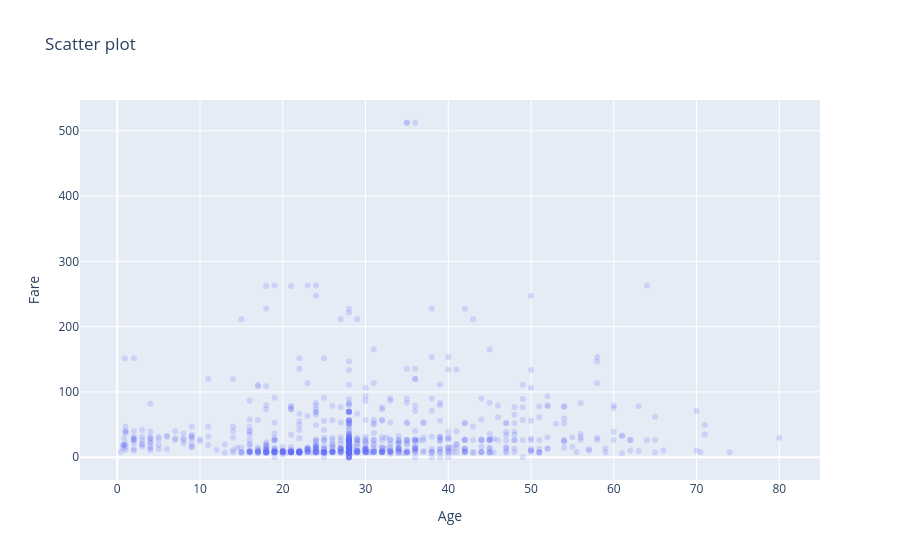

Notebook cell for this chart:
### Code cell
fig = px.scatter(df, x = "Age", y = "Fare", title="Scatter plot", opacity=0.2)
fig.show()

### Figure 1 — Plotly figure (JSON) as saved in the notebook; plotly's stock layout.template omitted (floating-point values rounded to 4 significant figures; data arrays with more than 128 entries replaced by an {"elided": "..."} marker saying what was removed)
{"data": [{"hovertemplate": "Age=%{x}<br>Fare=%{y}<extra></extra>", "legendgroup": "", "marker": {"color": "#636efa", "opacity": 0.2, "symbol": "circle"}, "mode": "markers", "name": "", "orientation": "v", "showlegend": false, "type": "scatter", "x": {"elided": "889 float values"}, "xaxis": "x", "y": {"elided": "889 float values"}, "yaxis": "y"}], "layout": {"legend": {"tracegroupgap": 0}, "title": {"text": "Scatter plot"}, "xaxis": {"anchor": "y", "domain": [0, 1], "title": {"text": "Age"}}, "yaxis": {"anchor": "x", "domain": [0, 1], "title": {"text": "Fare"}}}}
